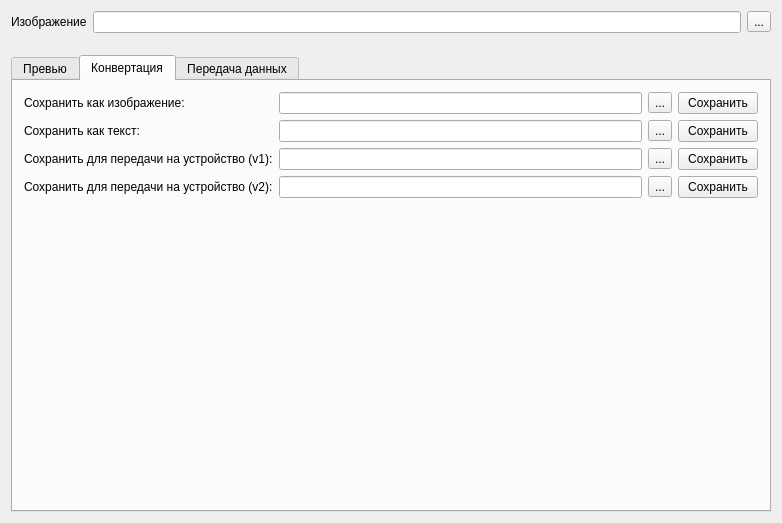
<?xml version="1.0" encoding="UTF-8"?>
<ui version="4.0">
 <class>MainWindow</class>
 <widget class="QMainWindow" name="MainWindow">
  <property name="geometry">
   <rect>
    <x>0</x>
    <y>0</y>
    <width>782</width>
    <height>523</height>
   </rect>
  </property>
  <property name="windowTitle">
   <string>MainWindow</string>
  </property>
  <widget class="QWidget" name="centralWidget">
   <layout class="QVBoxLayout" name="verticalLayout">
    <item>
     <layout class="QHBoxLayout" name="horizontalLayout">
      <item>
       <widget class="QLabel" name="label">
        <property name="text">
         <string>Изображение</string>
        </property>
       </widget>
      </item>
      <item>
       <widget class="QLineEdit" name="fromLineEdit"/>
      </item>
      <item>
       <widget class="QToolButton" name="fromToolBtn">
        <property name="text">
         <string>...</string>
        </property>
       </widget>
      </item>
     </layout>
    </item>
    <item>
     <widget class="QWidget" name="widget" native="true">
      <property name="minimumSize">
       <size>
        <width>0</width>
        <height>10</height>
       </size>
      </property>
      <property name="maximumSize">
       <size>
        <width>16777215</width>
        <height>10</height>
       </size>
      </property>
     </widget>
    </item>
    <item>
     <widget class="QTabWidget" name="tabWidget">
      <property name="currentIndex">
       <number>1</number>
      </property>
      <widget class="QWidget" name="tab">
       <attribute name="title">
        <string>Превью</string>
       </attribute>
       <layout class="QVBoxLayout" name="verticalLayout_2">
        <item>
         <layout class="QHBoxLayout" name="horizontalLayout_3">
          <item>
           <widget class="QLabel" name="label_3">
            <property name="text">
             <string>Габариты (пиксели)</string>
            </property>
           </widget>
          </item>
          <item>
           <widget class="QLineEdit" name="imgWidthLineEdt">
            <property name="inputMask">
             <string/>
            </property>
            <property name="placeholderText">
             <string>Ширина</string>
            </property>
           </widget>
          </item>
          <item>
           <widget class="QLineEdit" name="imgHeiLineEdt">
            <property name="inputMask">
             <string/>
            </property>
            <property name="placeholderText">
             <string>Высота</string>
            </property>
           </widget>
          </item>
         </layout>
        </item>
        <item>
         <widget class="QGroupBox" name="imgTypeGroupBox">
          <property name="title">
           <string>Тип изображения</string>
          </property>
          <layout class="QHBoxLayout" name="horizontalLayout_6">
           <item>
            <widget class="QRadioButton" name="imgToDisplayRadioBtn">
             <property name="text">
              <string>Изображение для визуализации</string>
             </property>
            </widget>
           </item>
           <item>
            <widget class="QRadioButton" name="imgToSendRadioBtn">
             <property name="text">
              <string>Изображение для передачи</string>
             </property>
            </widget>
           </item>
          </layout>
         </widget>
        </item>
        <item>
         <widget class="QGraphicsView" name="graphicsView"/>
        </item>
        <item>
         <layout class="QHBoxLayout" name="horizontalLayout_2">
          <item>
           <widget class="QLabel" name="label_2">
            <property name="text">
             <string>Яркость</string>
            </property>
           </widget>
          </item>
          <item>
           <widget class="QSlider" name="brightnessSlider">
            <property name="maximum">
             <number>255</number>
            </property>
            <property name="orientation">
             <enum>Qt::Horizontal</enum>
            </property>
            <property name="invertedControls">
             <bool>false</bool>
            </property>
            <property name="tickInterval">
             <number>0</number>
            </property>
           </widget>
          </item>
          <item>
           <widget class="QLabel" name="brightnessLbl">
            <property name="text">
             <string>TextLabel</string>
            </property>
           </widget>
          </item>
         </layout>
        </item>
       </layout>
      </widget>
      <widget class="QWidget" name="tab_2">
       <attribute name="title">
        <string>Конвертация</string>
       </attribute>
       <layout class="QGridLayout" name="gridLayout_1">
        <item row="2" column="1">
         <widget class="QLineEdit" name="saveAsBinaryLineEdt"/>
        </item>
        <item row="2" column="0">
         <widget class="QLabel" name="label_6">
          <property name="text">
           <string>Сохранить для передачи на устройство (v1):</string>
          </property>
         </widget>
        </item>
        <item row="1" column="3">
         <widget class="QPushButton" name="saveAsTextBtn">
          <property name="text">
           <string>Сохранить</string>
          </property>
         </widget>
        </item>
        <item row="0" column="2">
         <widget class="QToolButton" name="saveAsImgToolBtn">
          <property name="text">
           <string>...</string>
          </property>
         </widget>
        </item>
        <item row="0" column="3">
         <widget class="QPushButton" name="saveAsImgBtn">
          <property name="text">
           <string>Сохранить</string>
          </property>
         </widget>
        </item>
        <item row="1" column="0">
         <widget class="QLabel" name="label_5">
          <property name="text">
           <string>Сохранить как текст:</string>
          </property>
         </widget>
        </item>
        <item row="2" column="3">
         <widget class="QPushButton" name="saveAsBinaryBtn">
          <property name="text">
           <string>Сохранить</string>
          </property>
         </widget>
        </item>
        <item row="1" column="2">
         <widget class="QToolButton" name="saveAsTextToolBtn">
          <property name="text">
           <string>...</string>
          </property>
         </widget>
        </item>
        <item row="0" column="1">
         <widget class="QLineEdit" name="saveAsImgEdt"/>
        </item>
        <item row="4" column="1">
         <spacer name="verticalSpacer">
          <property name="orientation">
           <enum>Qt::Vertical</enum>
          </property>
          <property name="sizeHint" stdset="0">
           <size>
            <width>20</width>
            <height>40</height>
           </size>
          </property>
         </spacer>
        </item>
        <item row="0" column="0">
         <widget class="QLabel" name="label_4">
          <property name="text">
           <string>Сохранить как изображение:</string>
          </property>
         </widget>
        </item>
        <item row="1" column="1">
         <widget class="QLineEdit" name="saveAsTextLineEdt"/>
        </item>
        <item row="2" column="2">
         <widget class="QToolButton" name="saveAsBinaryToolBtn">
          <property name="text">
           <string>...</string>
          </property>
         </widget>
        </item>
        <item row="3" column="0">
         <widget class="QLabel" name="label_9">
          <property name="text">
           <string>Сохранить для передачи на устройство (v2):</string>
          </property>
         </widget>
        </item>
        <item row="3" column="1">
         <widget class="QLineEdit" name="saveAsBinaryV2LineEdt"/>
        </item>
        <item row="3" column="2">
         <widget class="QToolButton" name="saveAsDinaryV2ToolBtn">
          <property name="text">
           <string>...</string>
          </property>
         </widget>
        </item>
        <item row="3" column="3">
         <widget class="QPushButton" name="saveAsBinaryV2PushBtn">
          <property name="text">
           <string>Сохранить</string>
          </property>
         </widget>
        </item>
       </layout>
      </widget>
      <widget class="QWidget" name="tab_3">
       <attribute name="title">
        <string>Передача данных</string>
       </attribute>
       <layout class="QVBoxLayout" name="verticalLayout_3">
        <item>
         <layout class="QGridLayout" name="gridLayout">
          <item row="0" column="1">
           <widget class="QLineEdit" name="portNameLineEdt"/>
          </item>
          <item row="0" column="0">
           <widget class="QLabel" name="label_8">
            <property name="text">
             <string>Port name</string>
            </property>
           </widget>
          </item>
          <item row="1" column="0">
           <widget class="QLabel" name="label_7">
            <property name="sizePolicy">
             <sizepolicy hsizetype="Minimum" vsizetype="Minimum">
              <horstretch>0</horstretch>
              <verstretch>0</verstretch>
             </sizepolicy>
            </property>
            <property name="text">
             <string>Baud rate</string>
            </property>
           </widget>
          </item>
          <item row="1" column="1">
           <widget class="QComboBox" name="baudRateComboBox">
            <property name="sizePolicy">
             <sizepolicy hsizetype="MinimumExpanding" vsizetype="Fixed">
              <horstretch>0</horstretch>
              <verstretch>0</verstretch>
             </sizepolicy>
            </property>
           </widget>
          </item>
         </layout>
        </item>
        <item>
         <widget class="QGroupBox" name="dataBitsGroupBox">
          <property name="title">
           <string>Data bits</string>
          </property>
          <layout class="QHBoxLayout" name="horizontalLayout_4"/>
         </widget>
        </item>
        <item>
         <widget class="QGroupBox" name="stopBitsGroupBox">
          <property name="title">
           <string>Stop bits</string>
          </property>
          <layout class="QHBoxLayout" name="horizontalLayout_5"/>
         </widget>
        </item>
        <item>
         <spacer name="verticalSpacer_2">
          <property name="orientation">
           <enum>Qt::Vertical</enum>
          </property>
          <property name="sizeHint" stdset="0">
           <size>
            <width>20</width>
            <height>40</height>
           </size>
          </property>
         </spacer>
        </item>
        <item>
         <layout class="QHBoxLayout" name="horizontalLayout_7">
          <item>
           <spacer name="horizontalSpacer">
            <property name="orientation">
             <enum>Qt::Horizontal</enum>
            </property>
            <property name="sizeHint" stdset="0">
             <size>
              <width>40</width>
              <height>20</height>
             </size>
            </property>
           </spacer>
          </item>
          <item>
           <widget class="QPushButton" name="transferDataBtn">
            <property name="text">
             <string>Передача</string>
            </property>
           </widget>
          </item>
         </layout>
        </item>
       </layout>
      </widget>
     </widget>
    </item>
   </layout>
  </widget>
 </widget>
 <layoutdefault spacing="6" margin="11"/>
 <resources/>
 <connections/>
</ui>
